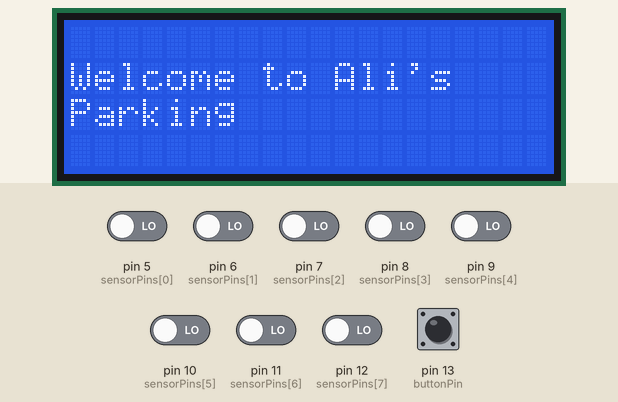
The sketch below on a simulated Arduino Uno, built with avr-gcc and run on an emulated ATmega328P. Shown: 20×4 character LCD. The inputs (shaded band) are chosen by the test bench; at power-on: pin 13 (buttonPin) HIGH, pin 5 (sensorPins[0]), pin 6 (sensorPins[1]), pin 7 (sensorPins[2]), pin 8 (sensorPins[3]), pin 9 (sensorPins[4]), pin 10 (sensorPins[5]), pin 11 (sensorPins[6]), pin 12 (sensorPins[7]) LOW. The local clock reads 2024-03-15 10:24:30 at power-on unless the sketch sets it; the modem accepts every AT command (registered, SIM ready, sends succeed) and sends nothing else; what the sketch prints to the serial monitor is not drawn.

Above: at 4.8 s.
4.9 s: pin 13 (buttonPin) pulled LOW for 3 s
At 7.9 s:
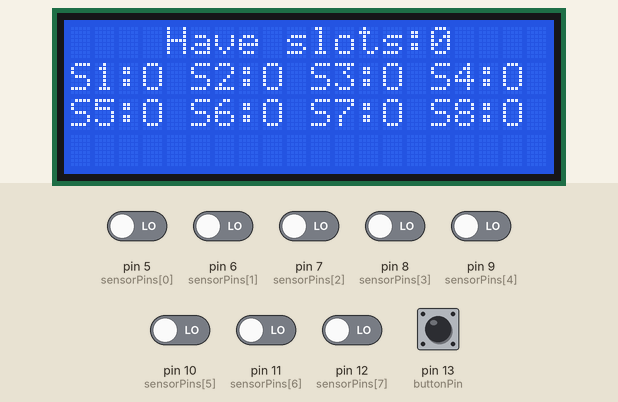
9.9 s: pin 5 (sensorPins[0]) driven HIGH
At 20.5 s:
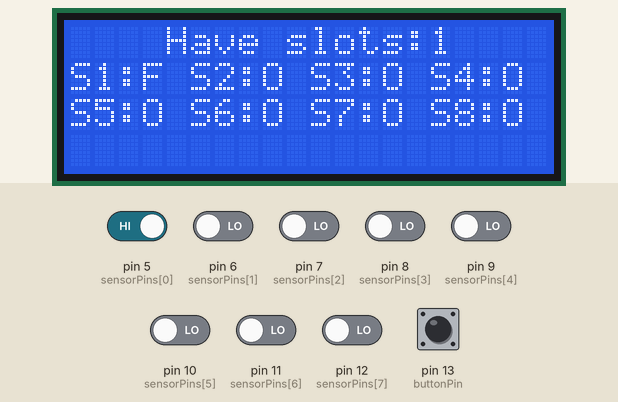
20.7 s: pin 6 (sensorPins[1]) driven HIGH
At 21.5 s:
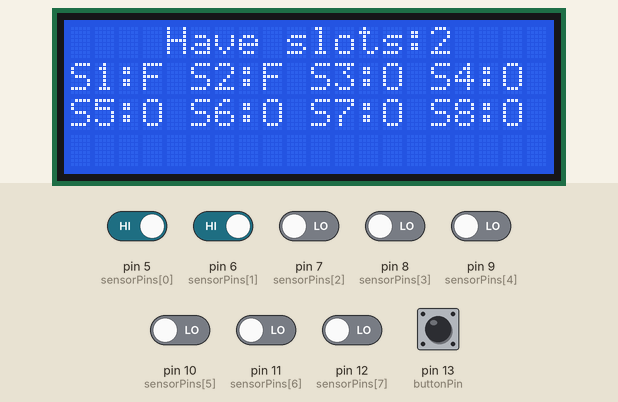
24.4 s: pin 7 (sensorPins[2]) driven HIGH
At 25.9 s:
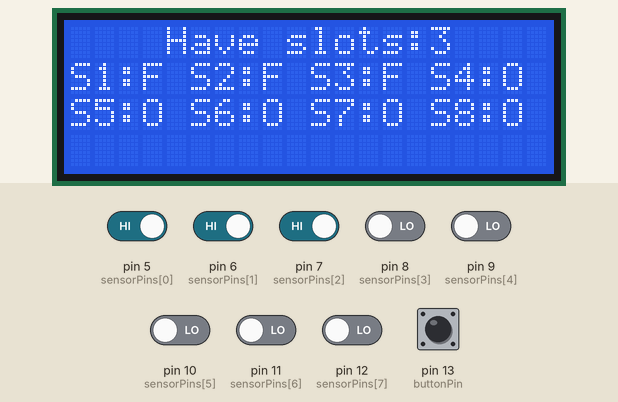
28.1 s: pin 8 (sensorPins[3]) driven HIGH
At 30.0 s:
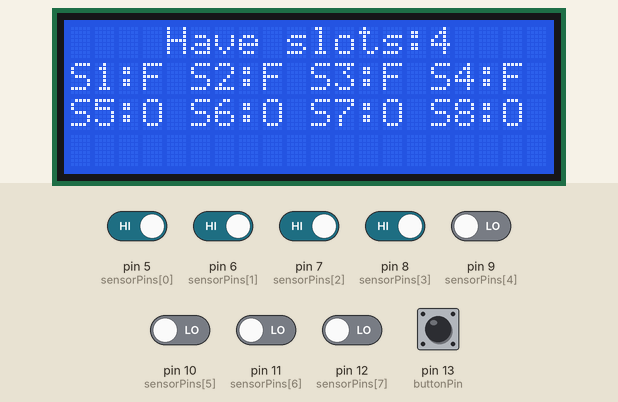
31.8 s: pin 9 (sensorPins[4]) driven HIGH
At 33.2 s:
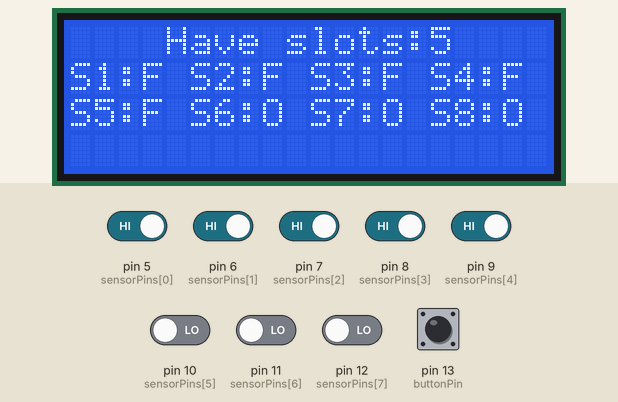
Timing chart, 0 to 34.8 s (numbered marks = the images above; inputs shaded):
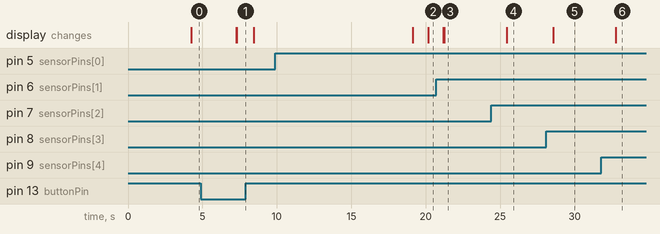

The sketch:

AliPrkingLotProject.ino
```cpp
#include <Wire.h>
#include <SoftwareSerial.h>
#include <LiquidCrystal_I2C.h>
#include <DS3231.h>

LiquidCrystal_I2C lcd(0x27, 20, 4); // Adjust the address and columns according to your LCD specifications
SoftwareSerial mySerial(3, 2); // SIM808 Tx & Rx = Arduino #3 & #2
DS3231 rtc;

bool parkingOpen = false;
bool parkingFullMessageSent = false; // Flag to track if parking full message has been sent
int sensorPins[] = {5, 6, 7, 8, 9, 10, 11, 12};
int numSensors = 8;
int lastSensorStates[8] = {1};
unsigned long startTime[8] = {0};
float cost[8] = {0};
const int buttonPin = 13;
const unsigned long costPerMinute = 10;
const float entranceFee = 1.0;

void setup() {
  lcd.begin();
  lcd.clear();
  pinMode(13, INPUT_PULLUP);

  for (int i = 0; i < numSensors; i++) {
    pinMode(sensorPins[i], INPUT);
    lastSensorStates[i] = digitalRead(sensorPins[i]);
    attachInterrupt(digitalPinToInterrupt(sensorPins[i]), sensorInterrupt, CHANGE);
  }

  Serial.begin(9600);
  Serial.println("Initializing...");
  mySerial.begin(9600);
  delay(1000);

  rtc.setYear(2024);
  rtc.setMonth(1);
  rtc.setDate(25);
  rtc.setDoW(SUNDAY);
  rtc.setHour(12);
  rtc.setMinute(0);
  rtc.setSecond(0);
}

void loop() {
  static boolean welcomeDisplayed = false;
  static boolean buttonPressed = false;

  memset(cost, 0, sizeof(cost));

 if (!parkingOpen) {
    sendSMS("+989120591557", "Parking is now open!");
    parkingOpen = true;
  }

  if (!welcomeDisplayed) {
    lcd.setCursor(0, 1);
    lcd.print("Welcome to Ali's");
    lcd.setCursor(0, 2);
    lcd.print("Parking ");

    delay(3000);
    lcd.clear();
    welcomeDisplayed = true;
    return;
  }

  int freeSlots = 0;

  for (int i = 0; i < numSensors; i++) {
    int sensorValue = digitalRead(sensorPins[i]);
    updateLCD(i, sensorValue);

    if (sensorValue != lastSensorStates[i]) {
      if (sensorValue == HIGH) {
        startTime[i] = millis(); // Record start time when a car parks
      } else {
        // Car left, calculate cost based on entrance fee and duration
        unsigned long duration = (millis() - startTime[i]) / 60000; // Convert milliseconds to minutes
        cost[i] = entranceFee + (duration * costPerMinute);
      }
       if (areAllSlotsOccupied()) {
        if (!parkingFullMessageSent) {
          sendSMS("+989120591557", "Your Parking Is Full");
          parkingFullMessageSent = true; // Set the flag to true to indicate that the message has been sent
        }
      } else {
        parkingFullMessageSent = false; // Reset the flag when at least one slot is available
      }

    }

    freeSlots += (sensorValue == HIGH);
  }

  lcd.setCursor(4, 0);
  lcd.print("Have slots:");
  lcd.print(freeSlots);

  if (digitalRead(buttonPin) == HIGH && !buttonPressed) {
    lcd.clear();
    unsigned long startTime = millis();
    buttonPressed = true;

    while (millis() - startTime < 10000) {
      for (int i = 0; i < numSensors; i++) {
        int row;
        int col;
        if (i < 4) {
          row = i;
          col = 0;
        } else {
          row = i - 4;
          col = 10;
        }
        lcd.setCursor(col, row);
        lcd.print("S" + String(i + 1) + ": $");
        lcd.print(cost[i], 2);
      }
      delay(1000);
    }

    lcd.clear();
  }

  if (digitalRead(buttonPin) == LOW) {
    buttonPressed = false;
  }

  delay(1000);
}

void sensorInterrupt() {
  // This function will be called when any IR sensor state changes
}

void updateLCD(int sensorIndex, int sensorValue) {
  int row;
  int col;
  if (sensorIndex < 4) {
    row = 1;
    col = sensorIndex * 5;
  } else {
    row = 2;
    col = (sensorIndex - 4) * 5;
  }
  lcd.setCursor(col, row);
  lcd.print("S" + String(sensorIndex + 1) + ":" + (sensorValue == HIGH ? "F" : "O"));
}
void sendSMS(String phoneNumber, String message) {
  mySerial.println("AT+CMGF=1");
  delay(1000);
  mySerial.print("AT+CMGS=\"");
  mySerial.print(phoneNumber);
  mySerial.println("\"");
  delay(1000);
  mySerial.print(message);
  delay(100);
  mySerial.write(26);
  delay(1000);
}
bool areAllSlotsOccupied() {
  for (int i = 0; i < numSensors; i++) {
    if (digitalRead(sensorPins[i]) == HIGH) {
      return false; // At least one slot is free, not all occupied
    }
  }
  return true; // All slots are occupied
}
```

Measured:
- after the input at 4.9 s, the display: first differs from a run without the input after 2.4 s (image 1)
- after the input at 9.9 s, the display: first differs from a run without the input after 10.3 s (image 2)
- after the input at 20.7 s, the display: first changes after 0.49 s (image 3 shows a later state)
- after the input at 24.4 s, the display: changes after 1.0 s (image 4)
- after the input at 28.1 s, the display: changes after 0.48 s (image 5)
- after the input at 31.8 s, the display: changes after 0.98 s (image 6)
